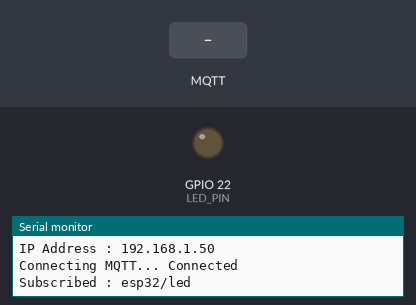
Recording of a sketch running on a simulated ESP32. Parts: output pins drawn as LEDs (lit = HIGH), the last lines printed to the serial monitor. The test bench sets the inputs (shaded band). WiFi joins after 1.5 s; servers stay silent unless stated; random numbers use the default seed unless the sketch sets one; no MQTT or app messages arrive unless stated.

Above: at 2.7 s.
2.8 s: MQTT message "ON" arrives on the first subscribed topic
At 3.3 s:
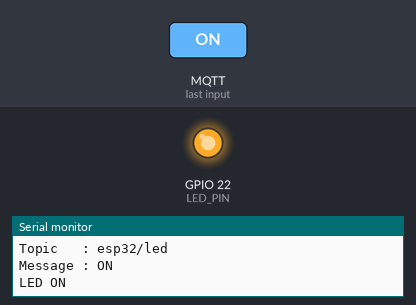
4.3 s: MQTT message "OFF" arrives on the first subscribed topic
At 5.7 s:
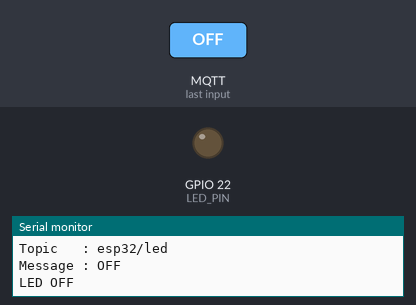
Timing chart, 0 to 7.3 s (numbered marks = the images above; inputs shaded):
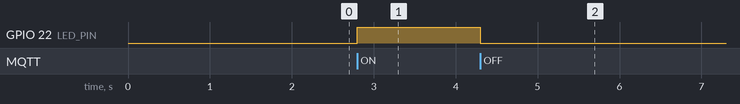

Measured:
- after the input at 2.8 s, GPIO 22 (LED_PIN): LOW → HIGH at once
- after the input at 4.3 s, GPIO 22 (LED_PIN): HIGH → LOW at once

The sketch:

qmttOnline.ino
```cpp
#include <WiFi.h>
#include <PubSubClient.h>

//=========================
// WiFi
//=========================
const char* ssid = "IT_iotLab";
const char* password = "iot12345678";

//=========================
// MQTT
//=========================
const char* mqtt_server = "192.168.107.237";
const int mqtt_port = 1883;

const char* mqtt_user = "esp32_user01";
const char* mqtt_pass = "12345678";

// Topic
const char* mqtt_cmd_topic = "esp32/led";
const char* mqtt_status_topic = "esp32/led/status";

//=========================
// GPIO
//=========================
#define LED_PIN 22

WiFiClient espClient;
PubSubClient client(espClient);

//=========================
// Callback
//=========================
void callback(char* topic, byte* payload, unsigned int length) {

  String msg = "";

  for (unsigned int i = 0; i < length; i++) {
    msg += (char)payload[i];
  }

  Serial.println("-------------------------");
  Serial.print("Topic   : ");
  Serial.println(topic);

  Serial.print("Message : ");
  Serial.println(msg);

  if (msg == "ON") {
    digitalWrite(LED_PIN, HIGH);
    client.publish(mqtt_status_topic, "ON");
    Serial.println("LED ON");
  }
  else if (msg == "OFF") {
    digitalWrite(LED_PIN, LOW);
    client.publish(mqtt_status_topic, "OFF");
    Serial.println("LED OFF");
  }
}

//=========================
// Connect MQTT
//=========================
void reconnect() {

  while (!client.connected()) {

    Serial.print("Connecting MQTT...");

    String clientId = "ESP32-";
    clientId += String(random(0xffff), HEX);

    if (client.connect(clientId.c_str(), mqtt_user, mqtt_pass)) {

      Serial.println(" Connected");

      client.subscribe(mqtt_cmd_topic);

      Serial.print("Subscribed : ");
      Serial.println(mqtt_cmd_topic);

      client.publish(mqtt_status_topic, "ONLINE");

    } else {

      Serial.print(" Failed, rc=");
      Serial.println(client.state());

      delay(5000);
    }
  }
}

//=========================
// Setup
//=========================
void setup() {

  Serial.begin(115200);

  pinMode(LED_PIN, OUTPUT);
  digitalWrite(LED_PIN, LOW);

  Serial.println();
  Serial.println("Connecting WiFi...");

  WiFi.begin(ssid, password);

  while (WiFi.status() != WL_CONNECTED) {
    delay(500);
    Serial.print(".");
  }

  Serial.println();
  Serial.println("======================");
  Serial.println("WiFi Connected");
  Serial.print("IP Address : ");
  Serial.println(WiFi.localIP());

  client.setServer(mqtt_server, mqtt_port);
  client.setCallback(callback);
}

//=========================
// Loop
//=========================
void loop() {

  if (!client.connected()) {
    reconnect();
  }

  client.loop();
}
```
